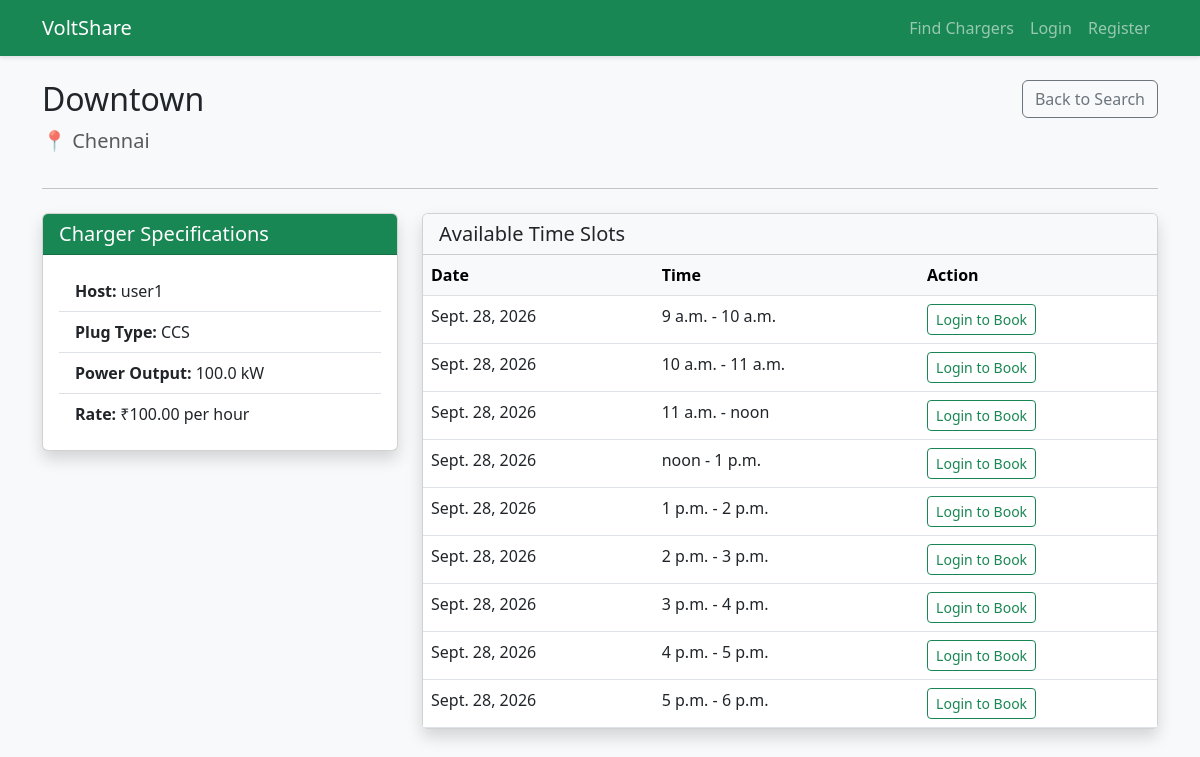
The page /charger/1/ on the database its author committed.
### charging/models.py (models this page shows, shortened)
class ChargingStation(models.Model):
    PLUG_CHOICES = (
        ('Type 1', 'Type 1'),
        ('Type 2', 'Type 2'),
        ('CCS', 'CCS'),
        ('CHAdeMO', 'CHAdeMO'),
    )
    host = models.ForeignKey(User, on_delete=models.CASCADE, related_name='charging_stations')
    station_name = models.CharField(max_length=100)
    location = models.CharField(max_length=255)
    plug_type = models.CharField(max_length=20, choices=PLUG_CHOICES)
    power_output = models.DecimalField(max_digits=5, decimal_places=1, help_text="Power in kW")
    price_per_hour = models.DecimalField(max_digits=6, decimal_places=2, help_text="Price in ₹")

class AvailabilitySlot(models.Model):
    STATUS_CHOICES = (
        ('Available', 'Available'),
        ('Booked', 'Booked'),
    )
    charging_station = models.ForeignKey(ChargingStation, on_delete=models.CASCADE, related_name='availability_slots')
    date = models.DateField()
    start_time = models.TimeField()
    end_time = models.TimeField()
    status = models.CharField(max_length=10, choices=STATUS_CHOICES, default='Available')

### charging/views.py (the view)
# urls.py: path('charger/<int:station_id>/', views.charger_details, name='charger_details'),
def charger_details(request, station_id):
    station = get_object_or_404(ChargingStation, id=station_id)
    from datetime import date
    available_slots = station.availability_slots.filter(status='Available', date__gte=date.today()).order_by('date', 'start_time')
    return render(request, 'charger_details.html', {
        'station': station,
        'available_slots': available_slots
    })

### templates/charger_details.html (shortened to what this page needs)
{% extends "base.html" %}
{% block content %}
<div class="row">
    <div class="col-md-8">
        <h2>{{ station.station_name }}</h2>
        <p class="text-muted fs-5">📍 {{ station.location }}</p>
    </div>
    <div class="col-md-4 text-end">
        <a href="{% url 'search_chargers' %}" class="btn btn-outline-secondary">Back to Search</a>
    </div>
</div>
<hr>
<div class="row mt-4">
    <div class="col-md-4 mb-4">
        <div class="card shadow">
            <div class="card-header bg-success text-white">
                <h5 class="mb-0">Charger Specifications</h5>
            </div>
            <div class="card-body">
                <ul class="list-group list-group-flush">
                    <li class="list-group-item"><strong>Host:</strong> {{ station.host.username }}</li>
                    <li class="list-group-item"><strong>Plug Type:</strong> {{ station.plug_type }}</li>
                    <li class="list-group-item"><strong>Power Output:</strong> {{ station.power_output }} kW</li>
                    <li class="list-group-item"><strong>Rate:</strong> ₹{{ station.price_per_hour }} per hour</li>
                </ul>
            </div>
        </div>
    </div>
    <div class="col-md-8">
        <div class="card shadow">
            <div class="card-header bg-light">
                <h5 class="mb-0">Available Time Slots</h5>
            </div>
            <div class="card-body p-0">
                {% if available_slots %}
                <div class="table-responsive">
                    <table class="table table-hover mb-0">
                        <thead class="table-light">
                            <tr>
                                <th>Date</th>
                                <th>Time</th>
                                <th>Action</th>
                            </tr>
                        </thead>
                        <tbody>
                            {% for slot in available_slots %}
                            <tr>
                                <td>{{ slot.date }}</td>
                                <td>{{ slot.start_time }} - {{ slot.end_time }}</td>
                                <td>
                                    {% if user.is_authenticated and user.userprofile.role == 'Driver' %}
                                        <a href="{% url 'book_slot' slot.id %}" class="btn btn-sm btn-success">Book Now</a>
                                    {% elif user.is_authenticated and user.userprofile.role == 'Host' %}
                                        {% if user == station.host %}
                                            <span class="badge bg-secondary">Your Station</span>
                                        {% else %}
                                            <span class="badge bg-light text-muted border">Host Account</span>
                                        {% endif %}
                                    {% else %}
                                        <a href="{% url 'login' %}?next={% url 'charger_details' station.id %}" class="btn btn-sm btn-outline-success">Login to Book</a>
                                    {% endif %}
                                </td>
                            </tr>
                            {% endfor %}
                        </tbody>
                    </table>
                </div>
                {% else %}
                <div class="p-4 text-center text-muted">
                    <p>No available slots currently. Please check back later.</p>
                </div>
                {% endif %}
            </div>
        </div>
    </div>
</div>
{% endblock %}

### templates/base.html (shortened to what this page needs)
<!DOCTYPE html>
<html lang="en">
<head>
    <link href="https://cdn.jsdelivr.net/npm/bootstrap@5.3.0/dist/css/bootstrap.min.css" rel="stylesheet">
    {% load static %}
    <link rel="stylesheet" href="{% static 'css/style.css' %}">
</head>
<body>
    <nav class="navbar navbar-expand-lg navbar-dark bg-success">
        <div class="container">
            <a class="navbar-brand" href="{% url 'home' %}">VoltShare</a>
            <div class="collapse navbar-collapse" id="navbarNav">
                <ul class="navbar-nav ms-auto">
                    {% if not user.is_authenticated or user.userprofile.role == 'Driver' %}
                    <li class="nav-item">
                        <a class="nav-link" href="{% url 'search_chargers' %}">Find Chargers</a>
                    </li>
                    {% endif %}
                    {% if user.is_authenticated %}
                        {% if user.is_staff or user.is_superuser or user.userprofile.role == 'Admin' %}
                            <li class="nav-item">
                                <a class="nav-link" href="{% url 'admin_dashboard' %}">Admin Dashboard</a>
                            </li>
                        {% elif user.userprofile.role == 'Host' %}
                            <li class="nav-item">
                                <a class="nav-link" href="{% url 'host_dashboard' %}">Host Dashboard</a>
                            </li>
                            <li class="nav-item">
                                <a class="nav-link" href="{% url 'add_station' %}">+ Add Station</a>
                            </li>
                        {% elif user.userprofile.role == 'Driver' %}
                            <li class="nav-item">
                                <a class="nav-link" href="{% url 'driver_dashboard' %}">My Bookings</a>
                            </li>
                        {% endif %}
                        <li class="nav-item">
                            <span class="nav-link text-light">Welcome, <strong>{{ user.username }}</strong> <span class="badge bg-light text-success ms-1">{{ user.userprofile.role }}</span></span>
                        </li>
                        <li class="nav-item">
                            <form action="{% url 'logout' %}" method="post" class="d-inline">
                                {% csrf_token %}
                                <button type="submit" class="btn nav-link text-light" style="border: none; background: none;">Logout</button>
                            </form>
                        </li>
                    {% else %}
                        <li class="nav-item">
                            <a class="nav-link" href="{% url 'login' %}">Login</a>
                        </li>
                        <li class="nav-item">
                            <a class="nav-link" href="{% url 'register' %}">Register</a>
                        </li>
                    {% endif %}
                </ul>
            </div>
        </div>
    </nav>
    <div class="container mt-4">
        {% block content %}
        {% endblock content %}
    </div>
</body>
</html>

### static/css/style.css (style rules this page uses)
body { background-color: #f8f9fa; font-family: 'Segoe UI', Tahoma, Geneva, Verdana, sans-serif; }
.navbar { box-shadow: 0 2px 4px rgba(0,0,0,.1); }
.card { transition: transform 0.2s; }

### rows shown on the page
ChargingStation: station_name "Downtown", location "Chennai", host.username "user1", plug_type "CCS", power_output "100.0", price_per_hour "100.00"
AvailabilitySlot: date "Sept. 28, 2026", start_time "9 a.m.", end_time "10 a.m."
AvailabilitySlot: date "Sept. 28, 2026", start_time "10 a.m.", end_time "11 a.m."
AvailabilitySlot: date "Sept. 28, 2026", start_time "11 a.m.", end_time "noon"
AvailabilitySlot: date "Sept. 28, 2026", start_time "noon", end_time "1 p.m."
AvailabilitySlot: date "Sept. 28, 2026", start_time "1 p.m.", end_time "2 p.m."
AvailabilitySlot: date "Sept. 28, 2026", start_time "2 p.m.", end_time "3 p.m."
AvailabilitySlot: date "Sept. 28, 2026", start_time "3 p.m.", end_time "4 p.m."
AvailabilitySlot: date "Sept. 28, 2026", start_time "4 p.m.", end_time "5 p.m."
AvailabilitySlot: date "Sept. 28, 2026", start_time "5 p.m.", end_time "6 p.m."
